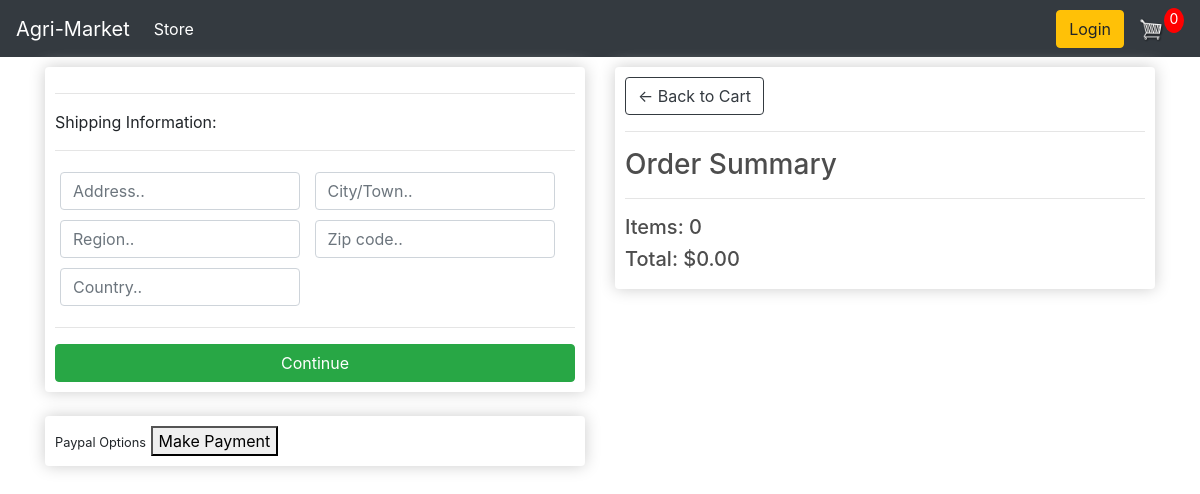
Before: /checkout/ (signed in) with the older database file.
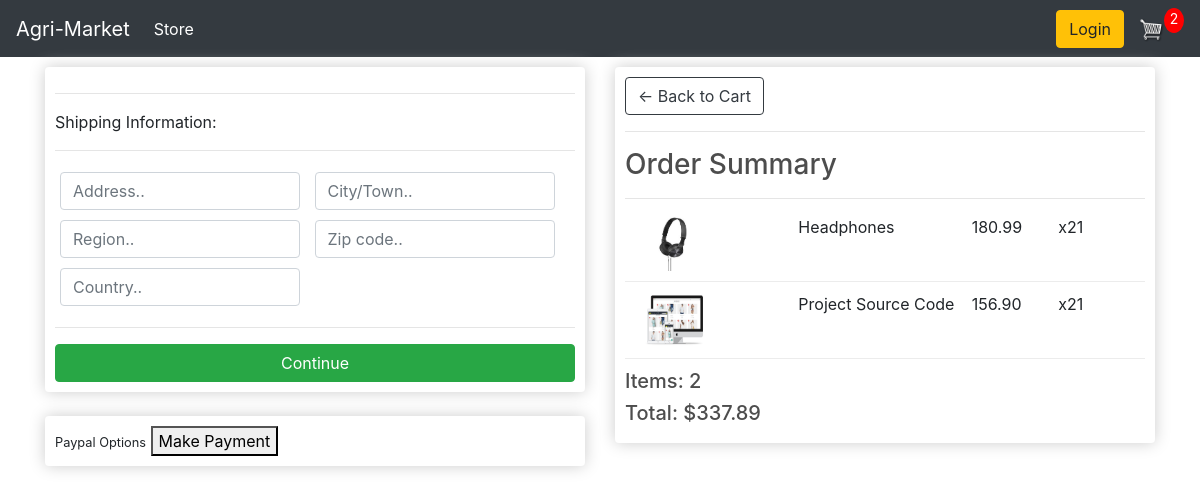
After: the same page with the newer database file.
### store/models.py (models this page shows, shortened)
class Order(models.Model):
    customer = models.ForeignKey(Customer, on_delete=models.SET_NULL, blank=True, null=True)
    date_ordered = models.DateTimeField(auto_now_add=True)
    complete = models.BooleanField(default=False, null=True, blank=False)
    transaction_id = models.CharField(max_length=200, null=True)
    shipping = models.CharField(max_length=200, null=True)
    @property
    def shipping(self):
        shipping = False
        orderitems = self.orderitem_set.all()
        for i in orderitems:
            if i.product.digital == False:
                shipping = True
        return shipping
    @property
    def get_cart_total(self):
        orderitems = self.orderitem_set.all()
        total = sum([item.get_total for item in orderitems])
        return total
    @property
    def get_cart_items(self):
        orderitems = self.orderitem_set.all()
        total = sum([item.quantity for item in orderitems])
        return total

class OrderItem(models.Model):
    product = models.ForeignKey(Product, on_delete=models.SET_NULL, blank=True, null=True)
    order = models.ForeignKey(Order, on_delete=models.SET_NULL, blank=True, null=True)
    quantity = models.IntegerField(default=0, null=True, blank=True)
    date_added = models.DateTimeField(auto_now_add=True)
    @property
    def get_total(self):
        total = self.product.price * self.quantity
        return total

class Product(models.Model):
    name = models.CharField(max_length=200, null=True)
    price = models.DecimalField(max_digits=9, decimal_places=2)
    digital = models.BooleanField(default=False, null=True, blank=False)
    image = models.ImageField(null=True, blank=True)
    @property
    def imageURL(self):
        try:
            url = self.image.url
        except:
            url = ''
        return url

### store/views.py (the view)
# urls.py: path('checkout/', views.checkout, name="checkout"),
@csrf_exempt
def checkout(request):
    data = cartData(request)
    cartItems = data['cartItems']
    order = data['order']
    items = data['items']
    context = {'items': items, 'order': order, 'cartItems': cartItems}
    return render(request, 'store/checkout.html', context)

### store/utils.py (called while the page is built)
def cartData(request):
    if request.user.is_authenticated:
        customer = request.user.customer
        order, created = Order.objects.get_or_create(customer=customer, complete=False)
        items = order.orderitem_set.all()
        cartItems = order.get_cart_items
    else:
        cookieData = cookieCart(request)
        cartItems = cookieData['cartItems']
        order = cookieData['order']
        items = cookieData['items']
    return {'cartItems':cartItems, 'order':order, 'items':items}

### store/templates/store/checkout.html (shortened to what this page needs)
{% extends 'store/main.html' %}
{% load static %}
{% block content %}
     <div class="row">
		<div class="col-lg-6">
			<div class="box-element" id="form-wrapper">
				<form id="form">
					<div id="shipping-info">
						<hr>
						<p>Shipping Information:</p>
						<hr>
						<div class="form-field">
							<input class="form-control" type="text" name="address" placeholder="Address..">
						</div>
						<div class="form-field">
							<input class="form-control" type="text" name="city" placeholder="City/Town..">
						</div>
						<div class="form-field">
							<input class="form-control" type="text" name="region" placeholder="Region..">
						</div>
						<div class="form-field">
							<input class="form-control" type="text" name="zipcode" placeholder="Zip code..">
						</div>
						<div class="form-field">
							<input class="form-control" type="text" name="country" placeholder="Country..">
						</div>
					</div>
					<hr>
					<input id="form-button" class="btn btn-success btn-block" type="submit" value="Continue">
				</form>
			</div>
			<br>
			<div class="box-element hidden" id="payment-info">
				<small>Paypal Options</small>
				<button id="make-payment">Make Payment</button>
			</div>
		</div>
		<div class="col-lg-6">
			<div class="box-element">
				<a  class="btn btn-outline-dark" href="{% url 'cart' %}">&#x2190; Back to Cart</a>
				<hr>
				<h3>Order Summary</h3>
				<hr>
				{% for item in items %}
				<div class="cart-row">
					<div style="flex:2"><img class="row-image" src="{{item.product.imageURL}}"></div>
					<div style="flex:2"><p>{{item.product.name}}</p></div>
					<div style="flex:1"><p>{{item.product.price}}</p></div>
					<div style="flex:1"><p>x2{{item.quantity}}</p></div>
				</div>
				{% endfor %}
				<h5>Items: {{order.get_cart_items}}</h5>
				<h5>Total: ${{order.get_cart_total|floatformat:2}}</h5>
			</div>
		</div>
	</div>
{% endblock content %}

Changed rows visible on the page:
no longer on this page (row edited): Order: get_cart_items "0", get_cart_total "0.00"
added OrderItem: product.imageURL (picture), product.name "Headphones", product.price "180.99", quantity "1"
added OrderItem: product.imageURL (picture), product.name "Project Source Code", product.price "156.90", quantity "1"
added Order: get_cart_items "2", get_cart_total "337.89"
Other visible differences:
{{ cartItems }}: "0" → "2"
